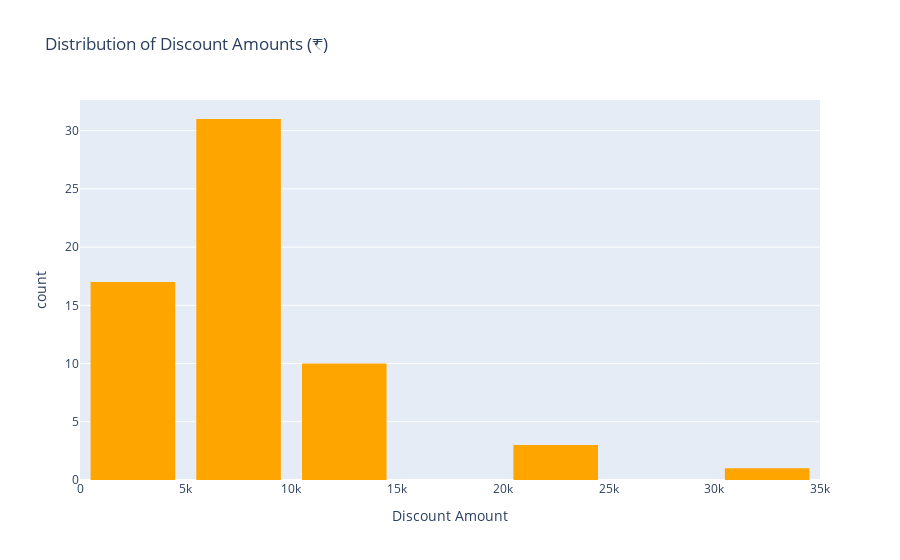

The notebook cell this image was saved under:
### Code cell
# Creating a barplot to get the distribution of discount amounts
data['Discount Amount'] = data['Mrp'] - data['Sale Price']

fig = px.histogram(data, 
                   x='Discount Amount',
                   nbins=10,
                   title='Distribution of Discount Amounts (₹)',
                   color_discrete_sequence=['orange'])
fig.update_layout(bargap=0.2)
fig.show()

### Figure 1 — Plotly figure (JSON) as saved in the notebook; plotly's stock layout.template omitted (floating-point values rounded to 4 significant figures)
{"data": [{"alignmentgroup": "True", "bingroup": "x", "hovertemplate": "Discount Amount=%{x}<br>count=%{y}<extra></extra>", "legendgroup": "", "marker": {"color": "orange", "pattern": {"shape": ""}}, "name": "", "nbinsx": 10, "offsetgroup": "", "orientation": "v", "showlegend": false, "type": "histogram", "x": [0, 0, 0, 0, 0, 0, 0, 0, 0, 10901, 7901, 10901, 10901, 10901, 0, 0, 0, 0, 31601, 22400, 0, 22400, 21400, 9901, 9000, 9000, 10000, 9000, 10000, 9000, 9000, 9000, 9000, 10000, 10000, 9000, 9000, 9000, 10000, 9000, 9000, 9000, 9000, 9000, 9000, 10000, 9000, 9000, 9000, 9000, 4901, 4901, 9901, 9901, 9901, 9901, 4901, 9901, 7901, 7901, 7901, 7901], "xaxis": "x", "yaxis": "y"}], "layout": {"bargap": 0.2, "barmode": "relative", "legend": {"tracegroupgap": 0}, "title": {"text": "Distribution of Discount Amounts (₹)"}, "xaxis": {"anchor": "y", "domain": [0, 1], "title": {"text": "Discount Amount"}}, "yaxis": {"anchor": "x", "domain": [0, 1], "title": {"text": "count"}}}}
